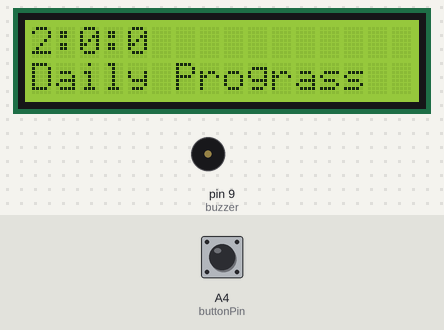
Bench run of a sketch on a simulated Arduino Uno, built with avr-gcc and run on an emulated ATmega328P. Shown: 16×2 character LCD, buzzer (waves = sounding, pin HIGH). Inputs (shaded band) come from the test bench; at power-on: A4 (buttonPin) HIGH.

Above: at 1.2 s.
1.3 s: A4 (buttonPin) pulled LOW for 0.25 s
At 1.9 s:
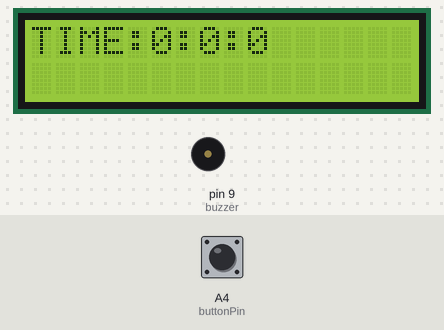
4.4 s: A4 (buttonPin) pulled LOW for 1 s
At 5.61 s:
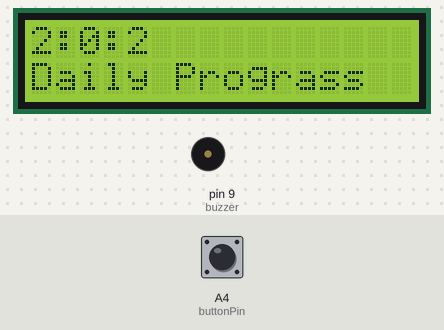
6.9 s: A4 (buttonPin) pulled LOW for 0.25 s
At 8.07 s:
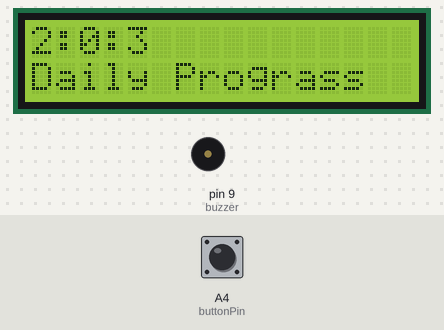
9.3 s: A4 (buttonPin) pulled LOW for 1 s
At 10.7 s:
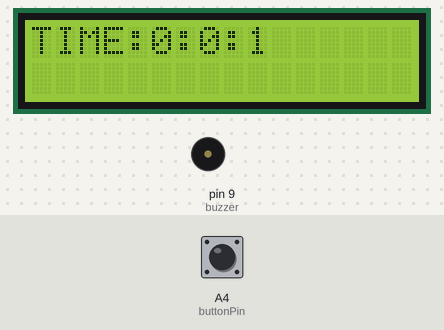
Timing chart, 0 to 12.3 s (numbered marks = the images above; inputs shaded):
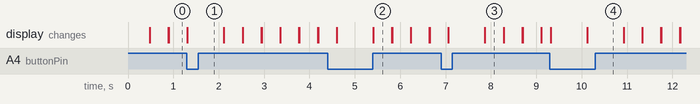

The sketch:

clock.ino
```cpp
#include <LiquidCrystal.h> // library for the LCD
LiquidCrystal lcd(7, 6, 5, 4, 3, 2); // pins of Arduino for LCD
// initializing the variables
int hrs =2;  // hours
int mins = 0;  // minutes
int sec = 0;  // seconds
int h;
int z;
int m;
int s;
const int buttonPin = A4;
int buttonState;
const int buzzer = 9; //buzzer
void setup()
{
  lcd.begin(16, 2); // initializing the dimensions of LCD
  pinMode(buzzer, OUTPUT); // Set buzzer - pin 9 as an output
  pinMode(buttonPin, INPUT);

}
void loop()
{
  buttonState = digitalRead(buttonPin);
  if (buttonState == LOW) {
  lcd.setCursor(0, 0);

// displaying the time
  lcd.print("TIME:" );
  lcd.print(hrs);
  lcd.print(":");
  lcd.print(mins);
  lcd.print(":");
  lcd.print(sec);

delay(800);


  if (sec == 60)   /* seconds is equal to 60 then again start from zero and add an increment of one in the minute value */
  {

    sec = 0;
    mins = mins + 1;
  };
  if (mins == 60)
  {
/* if minute is equal to 60 then again start from zero and add an increment of one in the hour value */

    mins = 0;
    hrs = hrs + 1;

  };
/* if hour value is 24 then replace its value from 24 to 0 to changet*/

  if (hrs == 24)
  {

    hrs = 0;
  };
sec++;


  if (hrs==2) {
       z=2;
       sec=0;
       hrs=0;
       mins=0;
   lcd.setCursor(0, 1);
  lcd.print("Get Up");
  digitalWrite(buzzer, HIGH);
  delay(5000);                      // wait for a second
  digitalWrite(buzzer, LOW);   // turn the LED off by making the voltage LOW
  delay(1000);                      // wait for a second
  lcd.clear();
  sec++;

};

  }

else {
              s=s+sec;
              m=m+mins;
              h=h+hrs+z;


                if(s>=60){

                    s=s-60;
                    m++;
                } ;


                if (m>=60){
                    s=0;
                    m=m-60;
                    h++;
                } ;

                if(h>=24){
                    s=0;
                    m=0;
                    h=0;
                };

                lcd.clear();
                lcd.setCursor(0, 0);

                lcd.print(h);
                lcd.print(":");
                lcd.print(m);
                lcd.print(":");
                lcd.print(s);

               lcd.setCursor(0,1);
               lcd.print("Daily Prograss ");

                delay(200);
                lcd.clear();

                sec=0;
                mins=0;
                hrs=0;
                z=0;


};


};
```

Measured:
- after the input at 1.3 s, the display: first differs from a run without the input at once (image 1)
- after the input at 4.4 s, the display: first differs from a run without the input after 0.20 s (image 2 shows a later state)
- after the input at 6.9 s, the display: first differs from a run without the input after 0.16 s (image 3 shows a later state)
- after the input at 9.3 s, the display: first changes at once (image 4 shows a later state)
- what the display in image 2 shows lasts 0.4 s, from 5.4 s to 5.8 s
